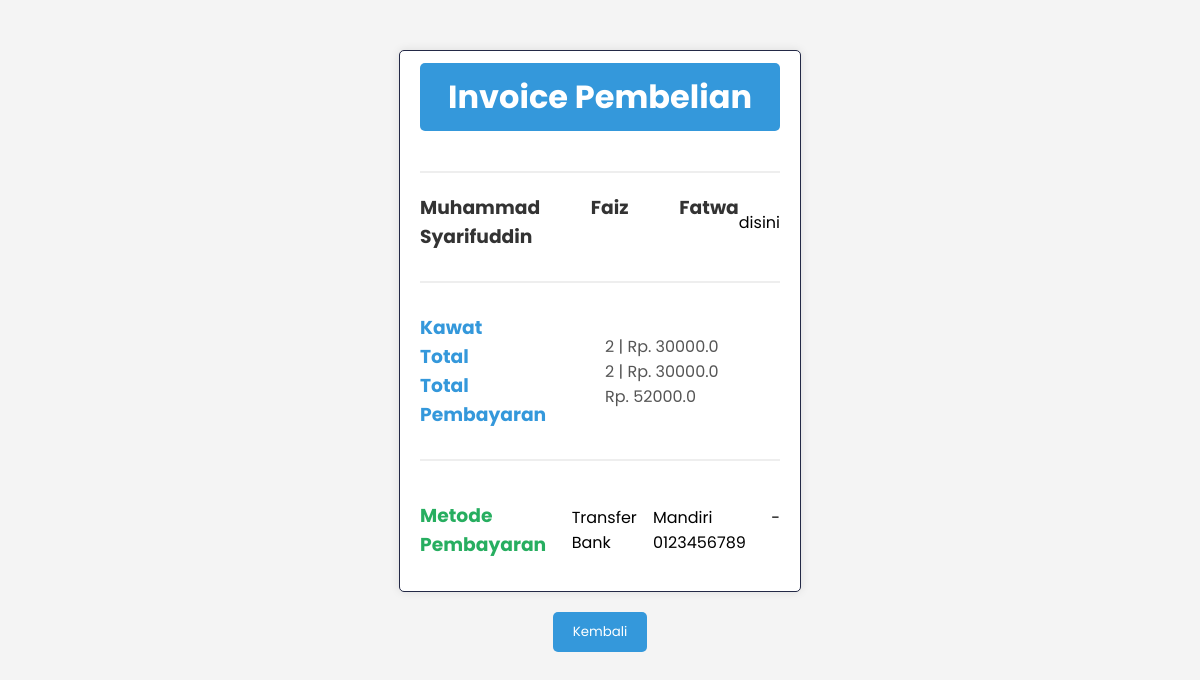
The page /invoice/44 (signed in) on the database its author committed.
### models/user.py (models this page shows, shortened)
class User(db.Model, UserMixin):
    id_user = db.Column(db.Integer, primary_key=True)
    username = db.Column(db.String(20), nullable=False, unique=True)
    email = db.Column(db.String(120), nullable=False, unique=True)
    password = db.Column(db.String(80), nullable=False)
    fullname = db.Column(db.String(60), nullable=True, unique=False)
    gender = db.Column(db.CHAR(1), nullable=True, unique=False)
    telephone = db.Column(db.Integer, nullable=True, unique=False)
    address = db.Column(db.String(60), nullable=True, unique=False)
    is_admin = db.Column(db.Boolean, default=False)

### models/order_items.py (models this page shows)
class Order_items(db.Model):
    __tablename__ = 'order_items'
    id_order_item = db.Column(db.Integer, primary_key=True)
    id_product = db.Column(db.Integer, db.ForeignKey('product.id_product',name='fk_order_product'))  # Foreign key ke tabel Products
    id_session = db.Column(db.Integer, db.ForeignKey('session.id_session', name='fk_order_session'))  # Foreign key ke tabel session
    quantity = db.Column(db.Integer, nullable=False, default=1)
    product = db.relationship('Product', backref='order_items')
    session = db.relationship('session', back_populates='order_items')

### models/product.py (models this page shows)
class Product(db.Model):
    __tablename__ = 'product'
    id_product = db.Column(db.Integer, primary_key=True)
    name = db.Column(db.String(100))
    desc = db.Column(db.String(100))
    category = db.Column(db.String(100))
    quantityInStock = db.Column(db.Integer)
    price = db.Column(db.Float)
    picture = db.Column(db.String(100))

### models/payment_detail.py (models this page shows)
class Payment_detail(db.Model):
    __tablename__ = 'payment_detail'
    id_payment = db.Column(db.Integer, primary_key=True)
    amount = db.Column(db.Integer)
    payment_method = db.Column(db.String(100))
    bank_name = db.Column(db.String(100))
    account_number = db.Column(db.String(100))
    payment_date = db.Column(db.DateTime, default=datetime.utcnow)
    order_detail = db.relationship('Order_detail', back_populates='payment_detail')

### app.py (the view)
@app.route('/invoice/<int:order_id>', methods=['GET'])
@login_required
def invoice(order_id):
    order = Order_detail.query.get_or_404(order_id)
    total_price = sum(order_item.quantity * order_item.product.price for order_item in order.session.order_items)
    total_quantity = sum(order_item.quantity for order_item in order.session.order_items)
    SubPengiriman = 20000
    layanan = 1000
    Penanganan = 1000
    overall_pay = total_price + SubPengiriman + layanan + Penanganan
    return render_template('invoice.html', order=order, user=current_user, overall_pay=overall_pay, total_price=total_price, total_quantity=total_quantity)

### app.py (called while the page is built)
@login_manager.user_loader
def load_user(user_id):
    return User.query.get(int(user_id))

### templates/invoice.html (shortened to what this page needs)
<!DOCTYPE html>
<html lang="en">
<head>
    <link rel="stylesheet" type="text/css" href="{{ url_for('static', filename='css/invoice_style.css') }}">
    <link rel="stylesheet" type="text/css" href="invoice_style.css">
    <link rel="stylesheet" href="style.css">
</head>
<body>
    <div class="container" style="margin-top:50px;">
        <div class="satu">
            <h1>Invoice Pembelian</h1>
        </div>
        <hr>
        <div class="dua">
            <h3>
                {{ order.session.user.fullname }}
            </h3>
            <p>
                {{ order.session.user.address }}
            </p>
        </div>
        <hr>
        <div class="tiga">
            <div class="judul">
                {% for order_item in order.session.order_items %}
                <h3>
                    {{ order_item.product.name }}
                </h3>
                {% endfor %}
                <h3>
                    Total
                </h3>
                <h3>
                    Total Pembayaran
                </h3>
            </div>
            <div class="value">
                {% for order_item in order.session.order_items %}
                <p>
                    {{ order_item.quantity }} | Rp. {{ order_item.quantity * order_item.product.price }}
                </p>
                {% endfor %}
                <p>
                    {{ total_quantity }} | Rp. {{ total_price }}
                </p>
                <p>
                    Rp. {{ overall_pay }}
                </p>
            </div>
        </div>
        <hr>
        <div class="empat">
            <h3>
                Metode Pembayaran
            </h3>
            <p>{{ order.payment_detail.payment_method }} </P>
            {% if order.payment_detail.payment_method == 'Transfer Bank' %}
            <p>{{ order.payment_detail.bank_name }} - {{ order.payment_detail.account_number }} </p>
            {% endif %}
        </div>
    </div>
    <form action="{{ url_for('profil') }}" class="btn">
        <button>Kembali</button>
    </form>
</body>
</html>

### static/css/invoice_style.css (style rules this page uses)
* { margin: 0; padding: 0; font-family: 'Poppins', sans-serif; }
.container { background-color: antiquewhite; height: 500px; margin-top: 50px; margin-left: 450px; display: flex; justify-content: center; flex-direction: column; border: 1px solid #232946; border-radius: 10px; width: 30%; text-align: justify; }
.satu { display: flex; align-items: center; justify-content: center; margin-bottom: 30px; }
.dua { margin-top: 10px; display: flex; align-items: center; justify-content: space-around; }
.tiga { margin-top: 20px; display: flex; justify-content: space-around; align-items: center; margin-bottom: 20px; }
.empat { margin-top: 30px; display: flex; align-items: center; justify-content: space-around; margin-bottom: 20px; }

### templates/invoice.html (style rules this page uses)
body { font-family: 'Arial', sans-serif; margin: 0; padding: 0; background-color: #f4f4f4; }
.container { max-width: 800px; margin: 0 auto; background-color: #fff; padding: 20px; box-shadow: 0 0 10px rgba(0, 0, 0, 0.1); border-radius: 5px; }
h1, h3, p { margin: 0; }
.satu { text-align: center; background-color: #3498db; color: #fff; padding: 10px; border-radius: 5px; }
.dua, .tiga, .empat { margin-bottom: 20px; }
.dua h3 { color: #333; }
.judul, .value { display: inline-block; vertical-align: top; }
.judul { width: 50%; padding-right: 10px; }
.value { width: 50%; }
.judul h3 { color: #3498db; }
.value p { color: #555; }
hr { border: 1px solid #eee; margin: 10px 0; }
.empat h3 { color: #27ae60; }
.btn { text-align: center; margin-top: 20px; }
button { background-color: #3498db; color: #fff; padding: 10px 20px; border: none; border-radius: 5px; cursor: pointer; display: inline-block; }
form.btn { display: flex; justify-content: center; align-items: center; }

### rows shown on the page
User: session.user.fullname "Muhammad Faiz Fatwa Syarifuddin", session.user.address "disini"
Order_items: product.name "Kawat", quantity "2", order_item.quantity*order_item.product.price "30000.0"
Payment_detail: payment_detail.payment_method "Transfer Bank", payment_detail.bank_name "Mandiri", payment_detail.account_number "0123456789"

### other values the page prints
{{ total_quantity }} "2"
{{ total_price }} "30000.0"
{{ overall_pay }} "52000.0"
